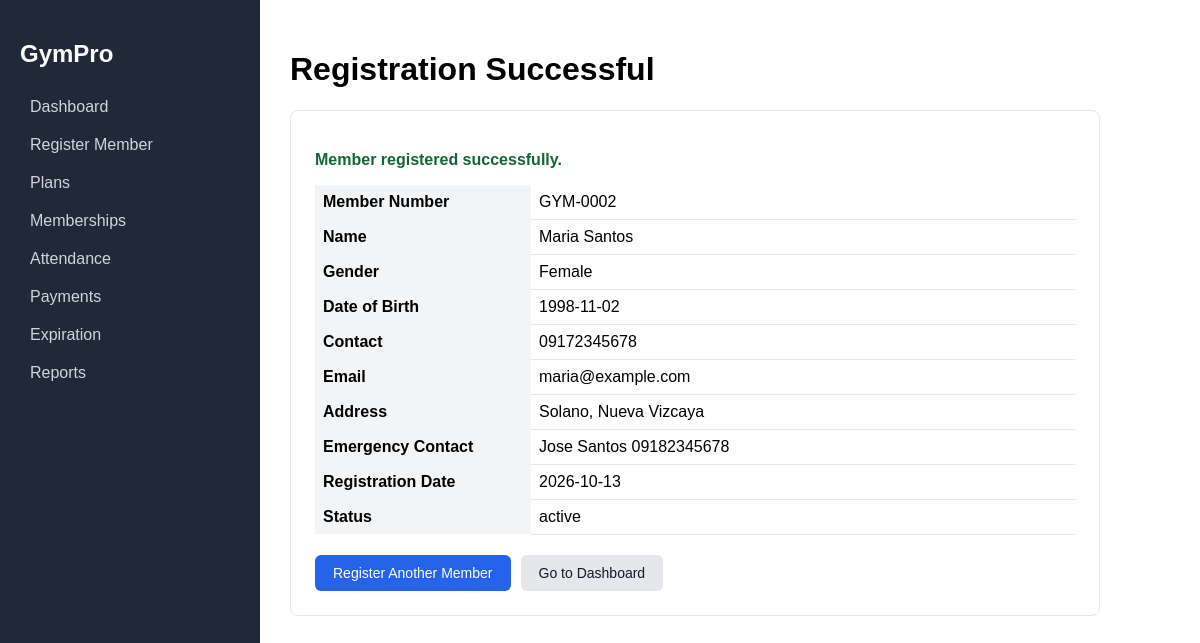
The app's page /members/success/2 with its own data.
### tables this page shows
CREATE TABLE members (
    member_id         INTEGER PRIMARY KEY AUTOINCREMENT,
    member_number     TEXT NOT NULL UNIQUE,
    first_name        TEXT NOT NULL,
    last_name         TEXT NOT NULL,
    gender            TEXT NOT NULL CHECK (gender IN ('Male','Female','Other')),
    date_of_birth     TEXT NOT NULL,
    contact_number    TEXT NOT NULL UNIQUE,
    email             TEXT NOT NULL UNIQUE,
    address           TEXT,
    emergency_contact TEXT,
    registration_date TEXT NOT NULL DEFAULT (date('now')),
    status            TEXT NOT NULL DEFAULT 'active' CHECK (status IN ('active','inactive','archived'))
);

### controllers/members.py (the view)
@members_bp.route("/success/<int:member_id>")
def success(member_id):
    member = member_model.get_member(member_id)
    if member is None:
        flash("Member not found.", "error")
        return redirect(url_for("members.register"))
    return render_template("member_success.html", member=member)

### database/db.py (called while the page is built)
def get_db():
    conn = sqlite3.connect(DATABASE)
    conn.row_factory = sqlite3.Row
    conn.execute("PRAGMA foreign_keys = ON")
    return conn

### models/member_model.py (called while the page is built)
def get_member(member_id):
    conn = get_db()
    row = conn.execute(
        "SELECT * FROM members WHERE member_id = ?", (member_id,)
    ).fetchone()
    conn.close()
    return row

### templates/member_success.html (shortened to what this page needs)
{% extends "base.html" %}
{% block content %}
<h1>Registration Successful</h1>
<div class="form-card">
  <p class="success-text">Member registered successfully.</p>
  <table class="details">
    <tr><th>Member Number</th><td>{{ member.member_number }}</td></tr>
    <tr><th>Name</th><td>{{ member.first_name }} {{ member.last_name }}</td></tr>
    <tr><th>Gender</th><td>{{ member.gender }}</td></tr>
    <tr><th>Date of Birth</th><td>{{ member.date_of_birth }}</td></tr>
    <tr><th>Contact</th><td>{{ member.contact_number }}</td></tr>
    <tr><th>Email</th><td>{{ member.email }}</td></tr>
    <tr><th>Address</th><td>{{ member.address or '-' }}</td></tr>
    <tr><th>Emergency Contact</th><td>{{ member.emergency_contact or '-' }}</td></tr>
    <tr><th>Registration Date</th><td>{{ member.registration_date }}</td></tr>
    <tr><th>Status</th><td>{{ member.status }}</td></tr>
  </table>
  <div class="actions">
    <a href="{{ url_for('members.register') }}" class="btn">Register Another Member</a>
    <a href="{{ url_for('main.dashboard') }}" class="btn btn-light">Go to Dashboard</a>
  </div>
</div>
{% endblock %}

### static/style.css (style rules this page uses)
body { margin: 0; font-family: Arial, sans-serif; display: flex; }
.form-card { background: #fff; border: 1px solid #e5e7eb; border-radius: 8px; padding: 24px; max-width: 760px; }
.actions { margin-top: 20px; display: flex; gap: 10px; }
.btn { background: #2563eb; color: #fff; border: none; padding: 10px 18px; border-radius: 6px; cursor: pointer; text-decoration: none; font-size: 14px; }
.btn-light { background: #e5e7eb; color: #111827; }
.success-text { color: #166534; font-weight: bold; }
.details { border-collapse: collapse; width: 100%; }
.details th { text-align: left; width: 200px; padding: 8px; background: #f3f4f6; }
.details td { padding: 8px; border-bottom: 1px solid #e5e7eb; }

### records on screen
members: member_number "GYM-0002", first_name "Maria", last_name "Santos", gender "Female", date_of_birth "1998-11-02", contact_number "09172345678", email "maria@example.com", address "Solano, Nueva Vizcaya", emergency_contact "Jose Santos 09182345678", registration_date "2026-10-13", status "active"
